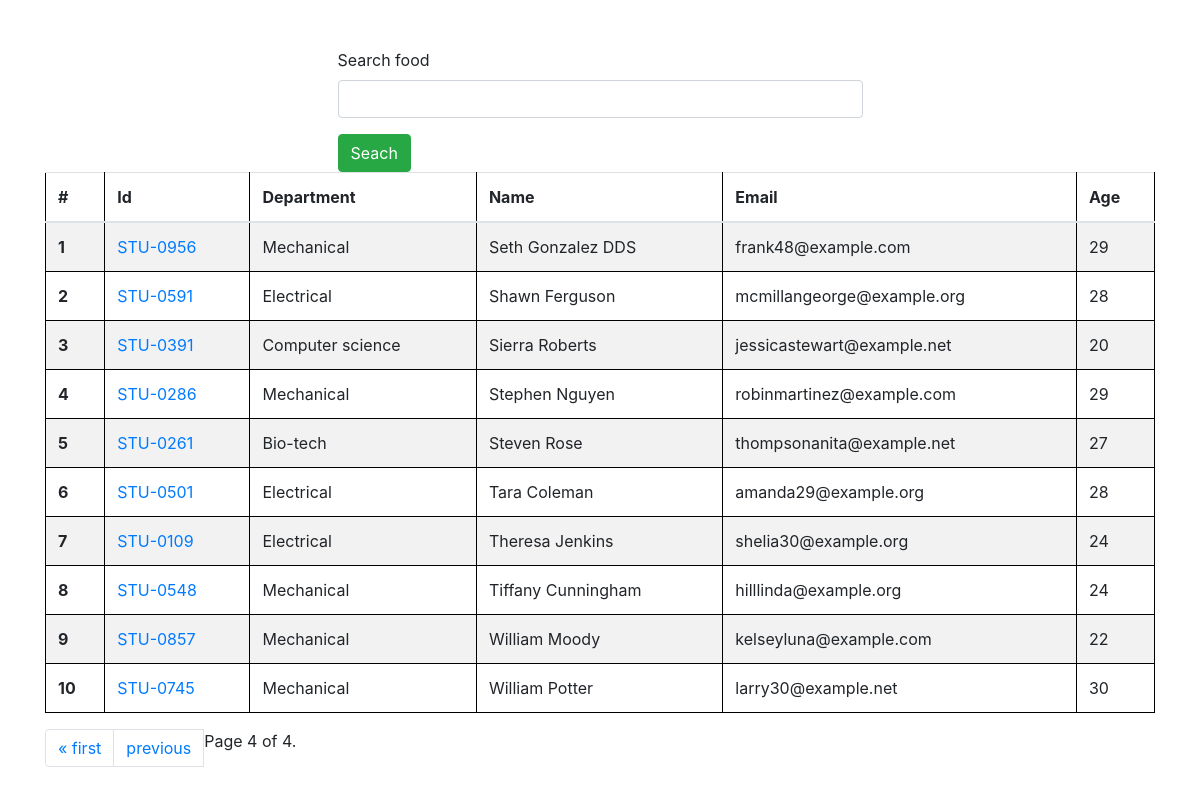
Page /students/?page=4 on the committed database.
### card/models.py (models this page shows, shortened)
class Student(models.Model):
    department = models.ForeignKey(
        Department, related_name='depart', on_delete=models.CASCADE)
    student_id = models.OneToOneField(
        StudentID, related_name='studentid', on_delete=models.CASCADE)
    student_name = models.CharField(max_length=100)
    student_email = models.EmailField(unique=True)
    student_age = models.IntegerField(default=19)
    student_address = models.TextField()
    class Meta:
        ordering = ['student_name']
        verbose_name = 'student'

class StudentID(models.Model):
    student_id = models.CharField(max_length=100)

class Department(models.Model):
    department = models.CharField(max_length=100)
    class Meta:
        ordering: ['department']

### card/views.py (the view, shortened to what this page needs)
# urls.py: path('students/', get_students, name='students'),
def get_students(request):
    queryset = Student.objects.all()
    paginator = Paginator(queryset, 10)  # Show 10 contacts per page.
    page_number = request.GET.get("page", 1)
    page_obj = paginator.get_page(page_number)
    return render(request, 'report/students.html', context={'students': page_obj})

### card/templates/report/students.html (shortened to what this page needs)
{% extends 'base.html' %} {%block start%}
<div class="container mt-5">
  <div class="mx-auto col-6">
    <form action="">
      <div class="mb-3">
        <label for="search">Search food</label>
        <input required="text" name="search" class="form-control" id="search" />
      </div>
      <button type="submit" class="btn btn-success">Seach</button>
    </form>
  </div>
  <table class="table table-striped">
    <thead>
      <tr>
        <th scope="col">#</th>
        <th scope="col">Id</th>
        <th scope="col">Department</th>
        <th scope="col">Name</th>
        <th scope="col">Email</th>
        <th scope="col">Age</th>
      </tr>
    </thead>
    <tbody>
      {% for student in students%}
      <tr>
        <th scope="row">{{forloop.counter}}</th>
        <td>
          <a href="/marks/{{student.student_id.student_id}}"
            >{{student.student_id.student_id}}</a
          >
        </td>
        <td>{{student.department.department}}</td>
        <td>{{student.student_name}}</td>
        <td>{{student.student_email}}</td>
        <td>{{student.student_age}}</td>
      </tr>
      {% endfor %}
    </tbody>
  </table>
  <div class="pagination">
    <nav aria-label="Page navigation example">
      <ul class="pagination">
        {% if students.has_previous %}
        <li class="page-item">
          <a class="page-link" href="?page=1">&laquo; first</a>
        </li>
        <li class="page-item">
          <a class="page-link" href="?page={{ students.previous_page_number }}"
            >previous</a
          >
        </li>
        {% endif %}
        <span class="current">
          Page {{ students.number }} of {{ students.paginator.num_pages }}.
        </span>
      </ul>
    </nav>
  </div>
</div>
{% endblock %}

### card/templates/base.html (style rules this page uses)
table, th, td { border: 1px solid black; }

### rows in the picture
Student: student_id.student_id "STU-0956", department.department "Mechanical", student_name "Seth Gonzalez DDS", student_email "frank48@example.com", student_age "29"
Student: student_id.student_id "STU-0591", department.department "Electrical", student_name "Shawn Ferguson", student_email "mcmillangeorge@example.org", student_age "28"
Student: student_id.student_id "STU-0391", department.department "Computer science", student_name "Sierra Roberts", student_email "jessicastewart@example.net", student_age "20"
Student: student_id.student_id "STU-0286", department.department "Mechanical", student_name "Stephen Nguyen", student_email "robinmartinez@example.com", student_age "29"
Student: student_id.student_id "STU-0261", department.department "Bio-tech", student_name "Steven Rose", student_email "thompsonanita@example.net", student_age "27"
Student: student_id.student_id "STU-0501", department.department "Electrical", student_name "Tara Coleman", student_email "amanda29@example.org", student_age "28"
Student: student_id.student_id "STU-0109", department.department "Electrical", student_name "Theresa Jenkins", student_email "shelia30@example.org", student_age "24"
Student: student_id.student_id "STU-0548", department.department "Mechanical", student_name "Tiffany Cunningham", student_email "hilllinda@example.org", student_age "24"
Student: student_id.student_id "STU-0857", department.department "Mechanical", student_name "William Moody", student_email "kelseyluna@example.com", student_age "22"
Student: student_id.student_id "STU-0745", department.department "Mechanical", student_name "William Potter", student_email "larry30@example.net", student_age "30"

### other values in the picture
{{ students.number }} "4"
{{ students.paginator.num_pages }} "4"
